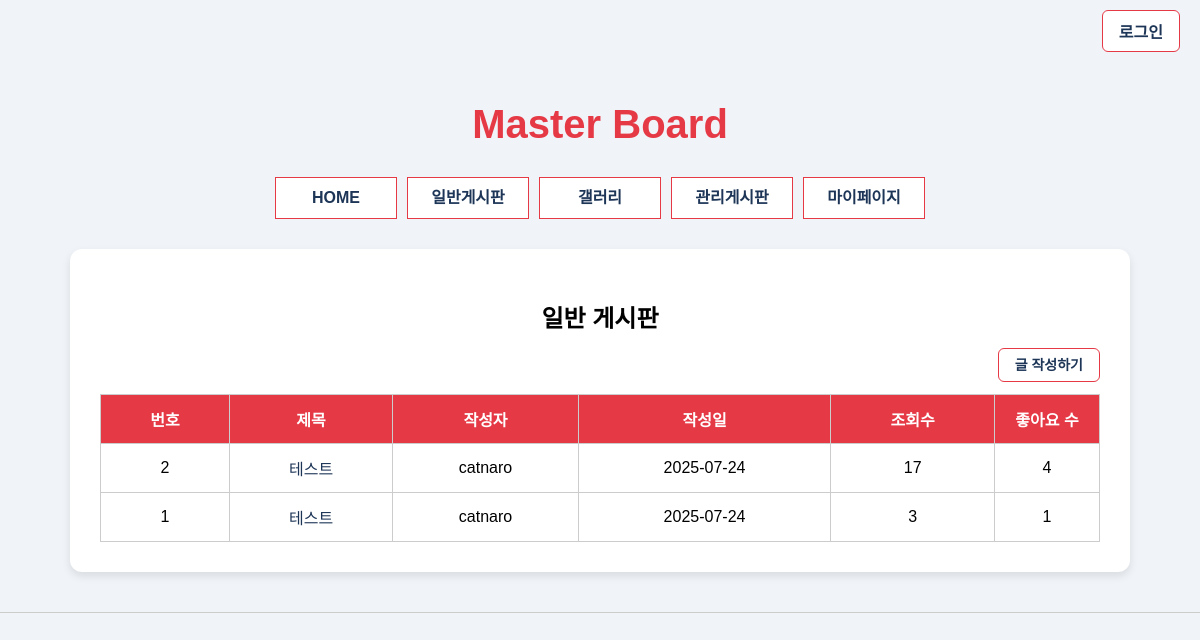
Page /board/ on the earlier database version.
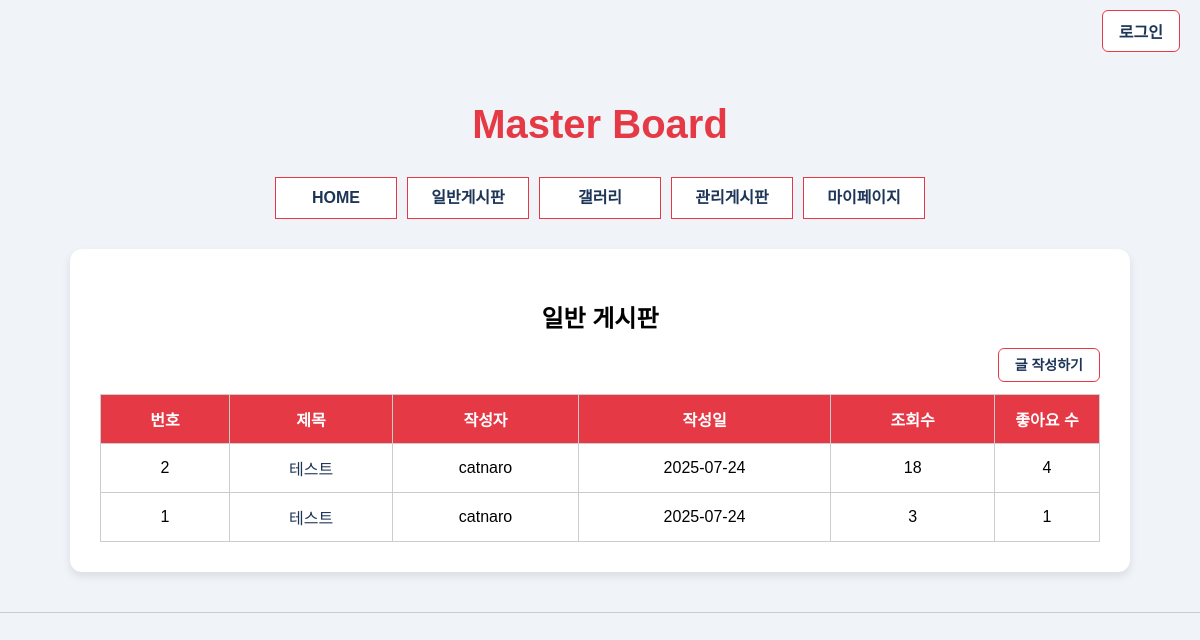
Same page on the later database version.
### board/models.py (models this page shows, shortened)
class Post(models.Model):
    BOARD_CHOICES = [
        ('general', '일반게시판'),
        ('gallery', '갤러리'),
        ('admin', '관리자게시판'),
    ]
    title = models.CharField(max_length=200, verbose_name='제목')
    content = models.TextField(verbose_name='내용')
    author = models.ForeignKey(User, on_delete=models.CASCADE, verbose_name='작성자')
    board_type = models.CharField(max_length=20, choices=BOARD_CHOICES, default='general', verbose_name='게시판 구분')
    created_at = models.DateTimeField(auto_now_add=True, verbose_name='작성일')
    updated_at = models.DateTimeField(auto_now=True, verbose_name='수정일')
    views = models.PositiveIntegerField(default=0, verbose_name='조회수')
    likes = models.PositiveIntegerField(default=0, verbose_name='좋아요')
    image = models.ImageField(upload_to='gallery/', blank=True, null=True, verbose_name='이미지')
    class Meta:
        ordering = ['-created_at']
        verbose_name = '게시글'
        verbose_name_plural = '게시글'

### board/views.py (the view)
# urls.py: path('', views.board_list, name='board_list'),
def board_list(request):
    posts = Post.objects.filter(board_type='general').order_by('-created_at')
    paginator = Paginator(posts, 10)  # 페이지당 10개
    page_number = request.GET.get('page')
    page_obj = paginator.get_page(page_number)
    return render(request, 'board_list.html', {
        'posts': page_obj,
        'board_type': 'general'
    })

### templates/board_list.html (shortened to what this page needs)
<!DOCTYPE html>
<html lang="ko">
<head>
</head>
<body>
    <div class="login-wrapper">
        {% if user.is_authenticated %}
            <a href="{% url 'accounts:profile' %}" class="login-btn">마이페이지</a>
            <a href="{% url 'accounts:logout' %}" class="login-btn" style="margin-left: 10px;">로그아웃</a>
        {% else %}
            <a href="{% url 'accounts:login' %}" class="login-btn">로그인</a>
        {% endif %}
    </div>
    <div>
        <h1 class="title">Master Board</h1>
        <nav>
            <ul id="topmenu">
                <li><a href="{% url 'home' %}">HOME</a></li>
                <li><a href="{% url 'board:board_list' %}">일반게시판</a></li>
                <li><a href="{% url 'board:gallery_list' %}">갤러리</a></li>
                <li><a href="{% url 'board:admin_board_list' %}">관리게시판</a></li>
                <li><a href="{% url 'accounts:profile' %}">마이페이지</a></li>
            </ul>
        </nav>
    </div>
    <div class="content">
        <h2>일반 게시판</h2>
        <div class="more-btn-wrapper">
            <a href="{% url 'board:post_create' %}" class="write-button">글 작성하기</a>
        </div>
        <table>
            <thead>
                <tr>
                    <th>번호</th>
                    <th>제목</th>
                    <th>작성자</th>
                    <th>작성일</th>
                    <th>조회수</th>
                    <th class="like-col">좋아요 수</th>
                </tr>
            </thead>
            <tbody>
                {% for post in posts %}
                <tr>
                    <td>{{ post.id }}</td>
                    <td><a href="{% url 'board:post_detail' post.pk %}">{{ post.title }}</a></td>
                    <td>{{ post.author.username }}</td>
                    <td>{{ post.created_at|date:"Y-m-d" }}</td>
                    <td>{{ post.views }}</td>
                    <td class="like-col">{{ post.likes }}</td>
                </tr>
                {% empty %}
                <tr>
                    <td colspan="6">등록된 게시글이 없습니다.</td>
                </tr>
                {% endfor %}
            </tbody>
        </table>
    </div>
    <hr>
</body>
</html>

Differences in the rows shown:
changed Post id 2: views "17" → "18"
